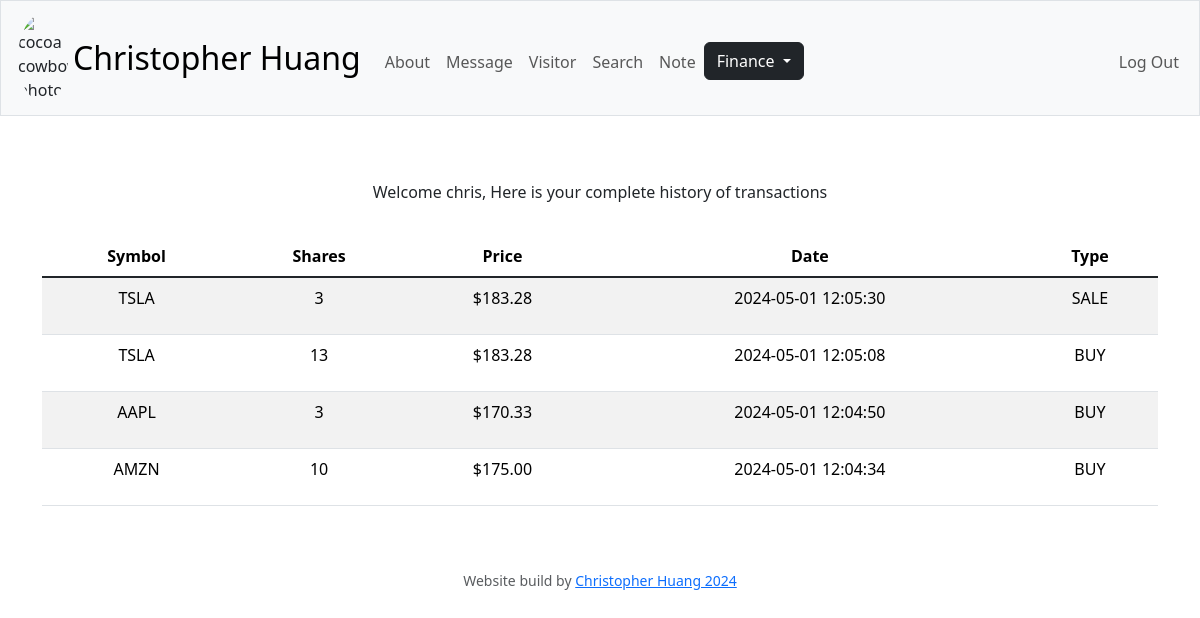
Screenshot of /history (signed in) with the database file from the repository.
### tables this page shows
CREATE TABLE 'users' (id INTEGER PRIMARY KEY AUTOINCREMENT NOT NULL, username TEXT NOT NULL, hash TEXT NOT NULL, cash NUMERIC NOT NULL DEFAULT 10000.00, 'created'  DATETIME NOT NULL DEFAULT CURRENT_TIMESTAMP  , 'company' TEXT);

CREATE TABLE 'buy' ('timestamp' DATETIME DEFAULT (datetime('now','localtime')),
user_id INTEGER,'symbol' TEXT,'bought_price' NUMERIC,'qty_shares' INTEGER
, 'total_value' NUMERIC);

### app.py (the view)
@app.route("/history")
@login_required
def history():
    user = db.execute("SELECT username FROM users WHERE id = ?", session["user_id"])[0]['username']
    activities = db.execute(
        "SELECT timestamp, symbol, bought_price AS price , qty_shares, total_value, 'BUY' as type FROM buy WHERE buy.user_id = ? UNION ALL SELECT timestamp, symbol, sale_price AS price, qty_shares, total_value, 'SALE' as type FROM sale WHERE sale.user_id = ? ORDER BY timestamp DESC", session["user_id"], session["user_id"])
    return render_template("history.html", user=user, activities=activities)

### app.py (called while the page is built)
@app.context_processor
def utility_functions():
    return dict(usd=usd)

@app.after_request
def after_request(response):
    response.headers["Cache-Control"] = "no-cache, no-store, must-revalidate"
    response.headers["Expires"] = 0
    response.headers["Pragma"] = "no-cache"
    return response

### helpers.py (called while the page is built)
def login_required(f):
    @wraps(f)
    def decorated_function(*args, **kwargs):
        if session.get("user_id") is None:
            return redirect("/login")
        return f(*args, **kwargs)
    return decorated_function

def usd(value):
    return f"${value:,.2f}"

### templates/history.html (shortened to what this page needs)
{% extends "layout.html" %}
{% block main %}
<div class="text-center p-3">
    <p>Welcome {{ user }}, Here is your complete history of transactions</p>
</div>
<div class="mb-3">
    <table class="table table-striped table-hover">
        <thead>
            <tr>
                <th>Symbol</th>
                <th>Shares</th>
                <th>Price</th>
                <th>Date</th>
                <th>Type</th>
            </tr>
        </thead>
        <tbody class="table-group-divider">
            {% for activity in activities %}
            <tr>
                <td>
                    <p>{{ activity.symbol }}</p>
                </td>
                <td>
                    <p>{{ activity.qty_shares }}</p>
                </td>
                <td>
                    <p>{{ activity.price | usd }}</p>
                </td>
                <td>
                    <p>{{ activity.timestamp }}</p>
                </td>
                <td>
                    <p>{{ activity.type }}</p>
                </td>
            </tr>
            {% endfor %}
        </tbody>
    </table>
</div>
{% endblock %}

### rows the page displays
users: username "chris"
buy: symbol "TSLA", qty_shares "3", price "$183.28", timestamp "2024-05-01 12:05:30", type "SALE", qty_shares "13", timestamp "2024-05-01 12:05:08", type "BUY"
buy: symbol "AAPL", qty_shares "3", price "$170.33", timestamp "2024-05-01 12:04:50", type "BUY"
buy: symbol "AMZN", qty_shares "10", price "$175.00", timestamp "2024-05-01 12:04:34", type "BUY"
